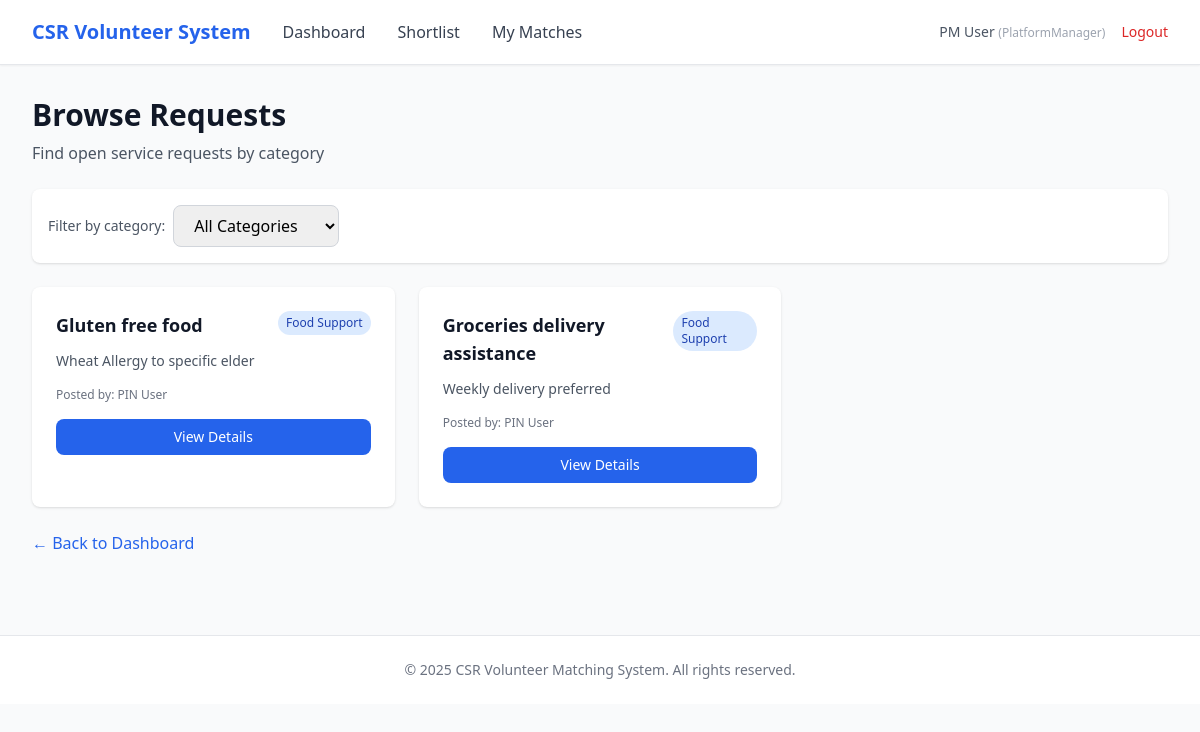
/csr/requests (signed in), run on the app's committed database.
### app/entity/user_account.py (models this page shows, shortened)
class UserAccount(UserMixin, db.Model):
    __tablename__ = "user_accounts"
    userID = db.Column(db.Integer, primary_key=True, autoincrement=True)  # explicit auto increment
    name = db.Column(db.String(100), nullable=False)
    email = db.Column(db.String(120), nullable=False, unique=True, index=True)
    _password = db.Column("password", db.String(255), nullable=False)
    age = db.Column(db.Integer)
    phoneNumber = db.Column(db.String(20))
    isActive = db.Column(db.Boolean, default=True)
    profileID = db.Column(db.Integer, db.ForeignKey("user_profiles.profileID"), nullable=False)
    profile = db.relationship("UserProfile", back_populates="users", lazy=True)
    @property
    def password(self):
        raise AttributeError("Password is write-only.")
    @password.setter
    def password(self, raw):
        self._password = generate_password_hash(raw)

### app/entity/user_profile.py (models this page shows)
class UserProfile(db.Model):
    __tablename__ = "user_profiles"
    profileID   = db.Column(db.Integer, primary_key=True, autoincrement=True)  # explicit auto increment
    profileName = db.Column(db.String(50), nullable=False, unique=True)
    description = db.Column(db.String(255))
    isActive    = db.Column(db.Boolean, default=True)
    users = db.relationship("UserAccount", back_populates="profile", lazy=True)

### app/entity/request.py (models this page shows)
class Request(db.Model):
    __tablename__ = "requests"
    requestID = db.Column(db.Integer, primary_key=True)
    pinID = db.Column(db.Integer, db.ForeignKey("user_accounts.userID"), nullable=False)
    csrRepID = db.Column(db.Integer, db.ForeignKey("user_accounts.userID"))
    categoryID = db.Column(db.Integer, db.ForeignKey("categories.categoryID"), nullable=False)
    title = db.Column(db.String(150), nullable=False)
    description = db.Column(db.Text)
    status = db.Column(db.String(30), default="open")
    viewCount = db.Column(db.Integer, default=0)
    shortlistCount = db.Column(db.Integer, default=0)
    createdAt = db.Column(db.DateTime, default=db.func.now(), nullable=False)
    closedAt  = db.Column(db.DateTime)
    category = db.relationship("Category", back_populates="requests", lazy=True)
    person_in_need = db.relationship(
        "UserAccount",
        foreign_keys=[pinID],
        backref=db.backref("requests_made", lazy=True),
        lazy=True
    )
    csr_representative = db.relationship(
        "UserAccount",
        foreign_keys=[csrRepID],
        backref=db.backref("requests_supported", lazy=True),
        lazy=True
    )
    shortlists = db.relationship(
        "Shortlist",
        cascade="all, delete-orphan",
        passive_deletes=True
    )
    match_records = db.relationship(
        "MatchRecord",
        cascade="all, delete-orphan",
        passive_deletes=True
    )

### app/entity/category.py (models this page shows)
class Category(db.Model):
    __tablename__ = "categories"
    categoryID   = db.Column(db.Integer, primary_key=True)
    categoryName = db.Column(db.String(100), nullable=False, unique=True)
    description  = db.Column(db.String(255))
    isActive     = db.Column(db.Boolean, default=True)
    requests = db.relationship("Request", back_populates="category", lazy=True)

### app/boundary/routes.py (the view)
@boundary_bp.route("/csr/requests")
@login_required
def csr_requests():
    from app.control.csr_searchRequest_controller import CsrSearchRequestController
    from app.entity.category import Category
    page = request.args.get("page", 1, type=int)
    per_page = 9
    selected_category = request.args.get("category")
    categories = Category.query.filter_by(isActive=True).all()
    results = CsrSearchRequestController().searchRequest(selected_category)
    total = len(results)
    start = (page - 1) * per_page
    end = start + per_page
    paginated = results[start:end]
    class SimplePagination:
        def __init__(self, page, per_page, total):
            self.page = page
            self.per_page = per_page
            self.total = total
            self.pages = (total + per_page - 1) // per_page
            self.has_prev = page > 1
            self.has_next = page < self.pages
            self.prev_num = page - 1
            self.next_num = page + 1
    pagination = SimplePagination(page, per_page, total)
    return render_template(
        "csr/requests.html",
        requests=paginated,
        categories=categories,
        selected_category=selected_category,
        pagination=pagination
    )

### app/control/csr_searchRequest_controller.py (called while the page is built)
    def searchRequest(self, category: str):
        q = Request.query.join(Category, Request.categoryID == Category.categoryID)
        q = q.filter(Category.isActive == True, Request.status == "open")
        if category:
            q = q.filter(Category.categoryName.ilike(f"%{category}%"))
        return q.order_by(Request.requestID.desc()).all()

### app/entity/user_account.py (called while the page is built)
@login_manager.user_loader
def load_user(user_id):
    return UserAccount.query.get(int(user_id))

### app/templates/csr/requests.html (shortened to what this page needs)
{% extends "base.html" %}
{% block nav_links %}
<a href="{{ url_for('boundary.csr_dashboard') }}" class="text-gray-700 hover:text-primary">Dashboard</a>
<a href="{{ url_for('boundary.csr_shortlist') }}" class="text-gray-700 hover:text-primary">Shortlist</a>
<a href="{{ url_for('boundary.csr_matches') }}" class="text-gray-700 hover:text-primary">My Matches</a>
{% endblock %}
{% block content %}
<div class="mb-6">
    <h1 class="text-3xl font-bold text-gray-900">Browse Requests</h1>
    <p class="text-gray-600 mt-2">Find open service requests by category</p>
</div>
<div class="bg-white rounded-lg shadow mb-6 p-4">
    <form method="GET" action="{{ url_for('boundary.csr_requests') }}" class="flex gap-2 items-center">
        <label class="text-sm text-gray-600">Filter by category:</label>
        <select name="category"
                class="px-4 py-2 border border-gray-300 rounded-lg focus:ring-2 focus:ring-primary focus:border-transparent"
                onchange="this.form.submit()">
            <option value="">All Categories</option>
        </select>
    </form>
</div>
<div class="grid grid-cols-1 md:grid-cols-2 lg:grid-cols-3 gap-6">
    {% for req in requests %}
    <div class="bg-white rounded-lg shadow hover:shadow-lg transition">
        <div class="p-6">
            <div class="flex justify-between items-start mb-3">
                <h3 class="text-lg font-bold text-gray-900">{{ req.title }}</h3>
                <span class="px-2 py-1 text-xs font-medium rounded-full bg-blue-100 text-blue-800">
                    {{ req.category.categoryName }}
                </span>
            </div>
            <p class="text-sm text-gray-600 mb-4 line-clamp-3">{{ req.description }}</p>
            <div class="text-xs text-gray-500 mb-4">
                <p>Posted by: {{ req.person_in_need.name }}</p>
            </div>
            <div class="flex gap-2">
                <a href="{{ url_for('boundary.csr_view_request', request_id=req.requestID) }}"
                   class="flex-1 text-center px-4 py-2 bg-primary text-white rounded-lg hover:bg-blue-700 transition text-sm">
                    View Details
                </a>
            </div>
        </div>
    </div>
    {% else %}
    <div class="col-span-full text-center py-12">
        <p class="text-gray-500">No open requests found for this category.</p>
    </div>
    {% endfor %}
</div>
<div class="mt-6">
    <a href="{{ url_for('boundary.csr_dashboard') }}" class="text-primary hover:text-blue-700">
        ← Back to Dashboard
    </a>
</div>
{% endblock %}

### app/templates/base.html (shortened to what this page needs)
<!DOCTYPE html>
<html lang="en">
<head>
    <script src="https://cdn.tailwindcss.com"></script>
</head>
<body class="bg-gray-50 min-h-screen">
    {% if current_user.is_authenticated %}
    <nav class="bg-white shadow-sm border-b border-gray-200">
        <div class="max-w-7xl mx-auto px-4 sm:px-6 lg:px-8">
            <div class="flex justify-between items-center h-16">
                <div class="flex items-center gap-8">
                    <a href="{{ url_for('boundary.login') }}" class="text-xl font-bold text-primary">
                        CSR Volunteer System
                    </a>
                    {% block nav_links %}{% endblock %}
                </div>
                <div class="flex items-center gap-4">
                    <span class="text-sm text-gray-600">
                        {{ current_user.name }}
                        <span class="text-xs text-gray-400">({{ current_user.profile.profileName }})</span>
                    </span>
                    <a href="{{ url_for('boundary.logout') }}" class="text-sm text-red-600 hover:text-red-700">
                        Logout
                    </a>
                </div>
            </div>
        </div>
    </nav>
    {% endif %}
    <main class="max-w-7xl mx-auto px-4 sm:px-6 lg:px-8 py-8">
        {% block content %}{% endblock %}
    </main>
    <footer class="bg-white border-t border-gray-200 mt-12">
        <div class="max-w-7xl mx-auto px-4 sm:px-6 lg:px-8 py-6">
            <p class="text-center text-sm text-gray-500">
                &copy; 2025 CSR Volunteer Matching System. All rights reserved.
            </p>
        </div>
    </footer>
</body>
</html>

### data on the page
UserAccount: name "PM User"
UserProfile: profile.profileName "PlatformManager"
Request: title "Gluten free food", category.categoryName "Food Support", description "Wheat Allergy to specific elder", person_in_need.name "PIN User"
Request: title "Groceries delivery assistance", category.categoryName "Food Support", description "Weekly delivery preferred", person_in_need.name "PIN User"
